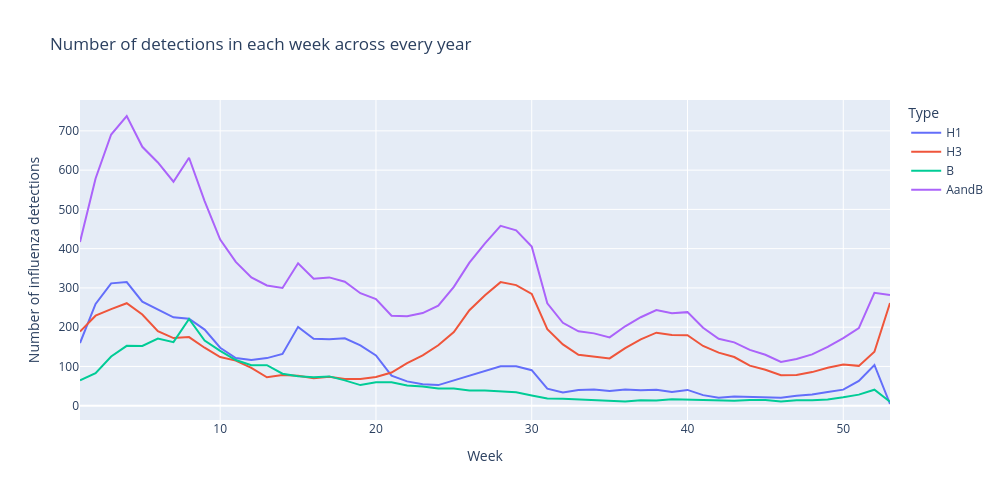

The code cell stored with this chart in its notebook:
### Code cell
tdf = df.drop(["Year", "From"], axis=1).groupby("Week").mean()
tdf["Week"] = tdf.index
df_long = tdf.melt(
    id_vars=["Week"],
    value_vars=["H1", "H3", "B", "AandB"],
    var_name="Type",  
    value_name="Number of influenza detections", 
)

fig = px.line(df_long, "Week", "Number of influenza detections", color="Type", 
              title="Number of detections in each week across every year", 
              width=1000, height=500
             )
fig.show()

### Figure 1 — Plotly figure (JSON) as saved in the notebook; plotly's stock layout.template omitted (floating-point values rounded to 4 significant figures)
{"data": [{"hovertemplate": "Type=H1<br>Week=%{x}<br>Number of influenza detections=%{y}<extra></extra>", "legendgroup": "H1", "line": {"color": "#636efa", "dash": "solid"}, "marker": {"symbol": "circle"}, "mode": "lines", "name": "H1", "orientation": "v", "showlegend": true, "type": "scatter", "x": [1, 2, 3, 4, 5, 6, 7, 8, 9, 10, 11, 12, 13, 14, 15, 16, 17, 18, 19, 20, 21, 22, 23, 24, 25, 26, 27, 28, 29, 30, 31, 32, 33, 34, 35, 36, 37, 38, 39, 40, 41, 42, 43, 44, 45, 46, 47, 48, 49, 50, 51, 52, 53], "xaxis": "x", "y": [159.6, 259.3, 311.6, 314.9, 265.1, 246.0, 225.1, 221.4, 193.9, 147.6, 121.4, 116.3, 121.2, 131.8, 200.8, 170.4, 169.0, 171.9, 153.8, 128.0, 76.36, 61.93, 54.71, 52.5, 64.57, 75.57, 87.5, 100.6, 100.2, 90.43, 43.46, 33.69, 40.08, 41.0, 37.46, 41.08, 39.15, 40.85, 34.85, 40.23, 26.92, 20.23, 23.23, 22.92, 21.46, 20.46, 25.08, 28.46, 34.92, 40.92, 63.31, 103.8, 4.333], "yaxis": "y"}, {"hovertemplate": "Type=H3<br>Week=%{x}<br>Number of influenza detections=%{y}<extra></extra>", "legendgroup": "H3", "line": {"color": "#EF553B", "dash": "solid"}, "marker": {"symbol": "circle"}, "mode": "lines", "name": "H3", "orientation": "v", "showlegend": true, "type": "scatter", "x": [1, 2, 3, 4, 5, 6, 7, 8, 9, 10, 11, 12, 13, 14, 15, 16, 17, 18, 19, 20, 21, 22, 23, 24, 25, 26, 27, 28, 29, 30, 31, 32, 33, 34, 35, 36, 37, 38, 39, 40, 41, 42, 43, 44, 45, 46, 47, 48, 49, 50, 51, 52, 53], "xaxis": "x", "y": [188.8, 229.3, 246.0, 260.9, 232.3, 189.9, 172.3, 174.7, 147.7, 123.9, 114.8, 96.29, 72.5, 78.21, 76.14, 69.71, 73.86, 68.14, 68.07, 73.0, 84.5, 108.6, 128.1, 153.9, 187.5, 243.1, 281.4, 314.7, 307.1, 284.6, 194.7, 156.0, 129.8, 125.7, 120.4, 146.8, 168.9, 186.0, 180.2, 179.5, 152.1, 135.2, 124.0, 102.0, 91.69, 77.62, 78.23, 85.62, 96.54, 104.8, 101.5, 137.5, 261.7], "yaxis": "y"}, {"hovertemplate": "Type=B<br>Week=%{x}<br>Number of influenza detections=%{y}<extra></extra>", "legendgroup": "B", "line": {"color": "#00cc96", "dash": "solid"}, "marker": {"symbol": "circle"}, "mode": "lines", "name": "B", "orientation": "v", "showlegend": true, "type": "scatter", "x": [1, 2, 3, 4, 5, 6, 7, 8, 9, 10, 11, 12, 13, 14, 15, 16, 17, 18, 19, 20, 21, 22, 23, 24, 25, 26, 27, 28, 29, 30, 31, 32, 33, 34, 35, 36, 37, 38, 39, 40, 41, 42, 43, 44, 45, 46, 47, 48, 49, 50, 51, 52, 53], "xaxis": "x", "y": [64.71, 83.0, 125.4, 152.6, 152.1, 171.2, 161.8, 221.0, 165.9, 139.5, 116.4, 103.1, 103.1, 81.57, 75.21, 72.5, 74.64, 64.57, 52.5, 59.93, 59.64, 51.71, 48.64, 43.64, 43.64, 38.71, 38.71, 36.93, 34.14, 25.86, 18.08, 17.69, 16.38, 14.38, 12.23, 10.92, 13.77, 13.46, 16.46, 15.0, 14.85, 11.92, 12.38, 14.62, 14.31, 10.92, 14.08, 14.08, 15.77, 21.31, 28.23, 40.77, 10.33], "yaxis": "y"}, {"hovertemplate": "Type=AandB<br>Week=%{x}<br>Number of influenza detections=%{y}<extra></extra>", "legendgroup": "AandB", "line": {"color": "#ab63fa", "dash": "solid"}, "marker": {"symbol": "circle"}, "mode": "lines", "name": "AandB", "orientation": "v", "showlegend": true, "type": "scatter", "x": [1, 2, 3, 4, 5, 6, 7, 8, 9, 10, 11, 12, 13, 14, 15, 16, 17, 18, 19, 20, 21, 22, 23, 24, 25, 26, 27, 28, 29, 30, 31, 32, 33, 34, 35, 36, 37, 38, 39, 40, 41, 42, 43, 44, 45, 46, 47, 48, 49, 50, 51, 52, 53], "xaxis": "x", "y": [417.0, 578.6, 690.6, 737.9, 659.4, 619.5, 570.5, 631.6, 521.3, 423.2, 366.2, 326.6, 306.2, 299.9, 362.6, 323.1, 326.8, 315.9, 286.6, 271.4, 229.0, 228.0, 235.9, 254.6, 302.6, 364.3, 413.3, 458.1, 446.6, 405.6, 260.8, 211.1, 189.4, 184.2, 174.0, 202.3, 225.3, 243.7, 235.5, 238.3, 198.5, 170.4, 161.4, 142.2, 129.8, 111.6, 119.0, 130.8, 149.8, 172.2, 197.8, 287.7, 281.7], "yaxis": "y"}], "layout": {"height": 500, "legend": {"title": {"text": "Type"}, "tracegroupgap": 0}, "title": {"text": "Number of detections in each week across every year"}, "width": 1000, "xaxis": {"anchor": "y", "domain": [0, 1], "title": {"text": "Week"}}, "yaxis": {"anchor": "x", "domain": [0, 1], "title": {"text": "Number of influenza detections"}}}}
